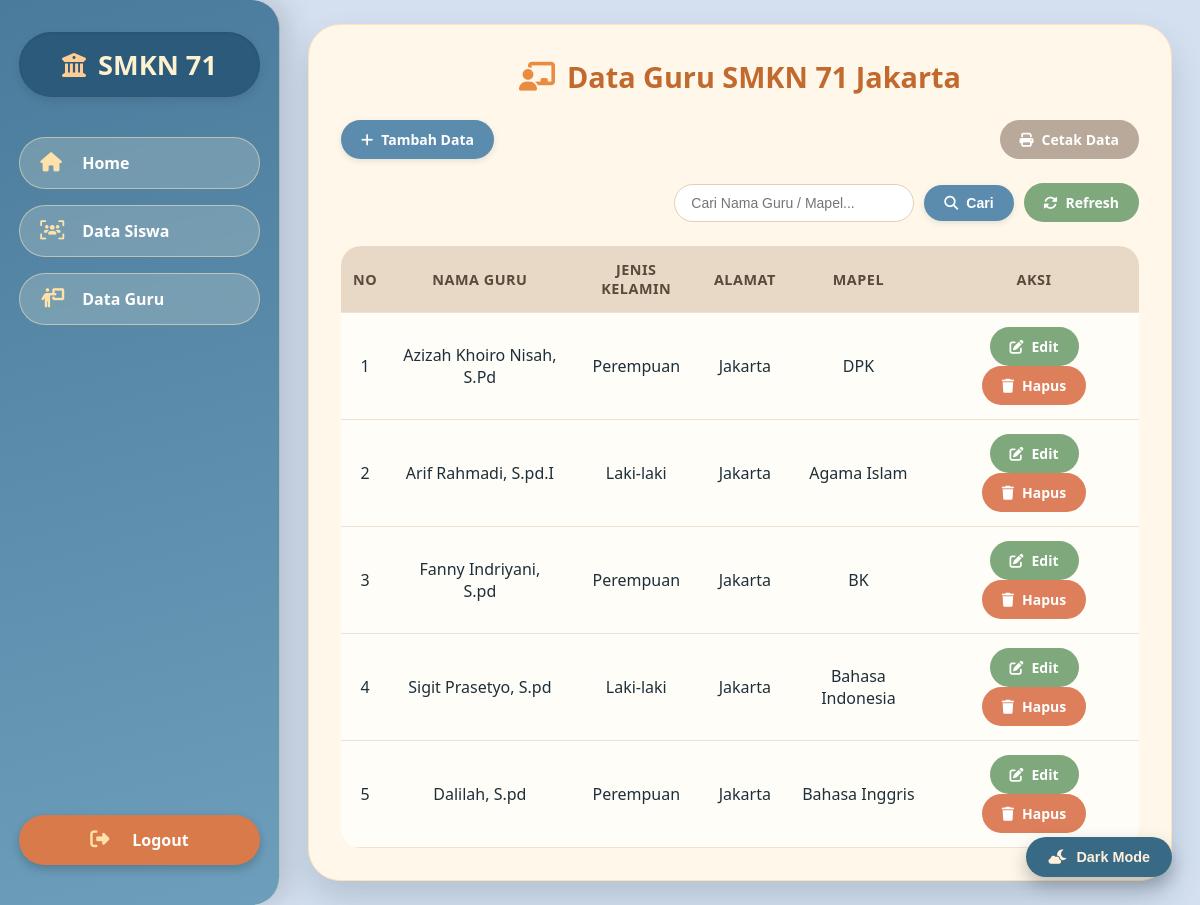
The app's page /data_guru.php (signed in) with its own data.
### tables this page shows
CREATE TABLE `tbl_guru` (
  `No` int(11) NOT NULL,
  `Nama_Guru` varchar(100) NOT NULL,
  `Jenis_Kelamin` enum('Laki-laki','Perempuan') NOT NULL,
  `Alamat` text NOT NULL,
  `Mapel` varchar(100) NOT NULL
);

### data_guru.php (the view, shortened to what this page needs)
<?php
include "koneksi.php";
?>
<!doctype html>
<html lang="id">
<head>
  <link rel="stylesheet" href="https://cdnjs.cloudflare.com/ajax/libs/font-awesome/6.5.0/css/all.min.css">
</head>
<body>
  <div class="wrapper">
    <div class="sidebar">
      <h3><i class="fas fa-building-columns"></i> SMKN 71</h3>
      <a href="home.php"><i class="fas fa-home"></i> Home</a>
      <a href="data_siswa.php"><i class="fas fa-users-viewfinder"></i> Data Siswa</a>
      <a href="data_guru.php"><i class="fas fa-person-chalkboard"></i> Data Guru</a>
      <a href="logout.php" onclick="return confirm('Apakah Anda yakin ingin logout?')"><i class="fas fa-right-from-bracket"></i> Logout</a>
    </div>
    <div class="container">
      <h2><i class="fas fa-chalkboard-user"></i> Data Guru SMKN 71 Jakarta</h2>
      <div class="actions">
        <a href="tambah_guru.php" class="btn btn-primary"><i class="fas fa-plus"></i> Tambah Data</a>
        <a href="cetak_guru.php" class="btn btn-gray" target="_blank"><i class="fas fa-print"></i> Cetak Data</a>
      </div>
      <div class="search-bar">
        <form method="GET">
          <input type="text" name="cari" placeholder="Cari Nama Guru / Mapel..."
                 value="<?php echo isset($_GET['cari']) ? htmlspecialchars($_GET['cari']) : ''; ?>">
          <button type="submit" class="btn btn-primary"><i class="fas fa-search"></i> Cari</button>
          <a href="data_guru.php" class="btn btn-success"><i class="fas fa-sync-alt"></i> Refresh</a>
        </form>
      </div>
      <table>
        <thead>
          <tr>
            <th>No</th>
            <th>Nama Guru</th>
            <th>Jenis Kelamin</th>
            <th>Alamat</th>
            <th>Mapel</th>
            <th>Aksi</th>
          </tr>
        </thead>
        <tbody>
          <?php
          if (isset($_GET['cari']) && !empty($_GET['cari'])) {
            $cari = mysqli_real_escape_string($koneksi, $_GET['cari']);
            $query = "SELECT * FROM tbl_guru
                      WHERE Nama_Guru LIKE '%$cari%'
                      OR Mapel LIKE '%$cari%' ";
          } else {
            $query = "SELECT * FROM tbl_guru";
          }
          $result = mysqli_query($koneksi, $query);
          if ($result && mysqli_num_rows($result) > 0) {
            while ($row = mysqli_fetch_assoc($result)) {
              echo "<tr>
                      <td>".htmlspecialchars($row['No'])."</td>
                      <td>".htmlspecialchars($row['Nama_Guru'])."</td>
                      <td>".htmlspecialchars($row['Jenis_Kelamin'])."</td>
                      <td>".htmlspecialchars($row['Alamat'])."</td>
                      <td>".htmlspecialchars($row['Mapel'])."</td>
                      <td>
                        <a href='edit_guru.php?edit=".urlencode($row['No'])."' class='btn btn-success'><i class='fas fa-edit'></i> Edit</a>
                        <a href='delete_guru.php?hapus=".urlencode($row['No'])."' class='btn btn-danger' onclick='return confirm(\"Yakin ingin menghapus?\")'><i class='fas fa-trash'></i> Hapus</a>
                       </td>
                    </tr>";
            }
          } else {
            echo "<tr><td colspan='6' style='text-align:center; padding:40px;'><i class='fas fa-database'></i> Tidak ada data Guru.</td></tr>";
          }
          ?>
        </tbody>
      </table>
    </div>
  </div>
  <button id="toggleDarkMode"><i class="fas fa-cloud-moon"></i> Dark Mode</button>
</body>
</html>

### data_guru.php (style rules this page uses)
* { margin: 0; padding: 0; box-sizing: border-box; }
body { font-family: 'Segoe UI', 'Poppins', system-ui, sans-serif; background: #d4e0f0; color: #1e2f3a; transition: all 0.3s ease; min-height: 100vh; }
.wrapper { display: flex; min-height: 100vh; }
.sidebar { width: 280px; background: linear-gradient(165deg, #4a7b9c, #6d9ebb); border-radius: 0 28px 28px 0; padding: 2rem 1.2rem; display: flex; flex-direction: column; box-shadow: 8px 0 30px rgba(0, 0, 0, 0.15); border-right: 1px solid rgba(255,245,210,0.5); }
.sidebar h3 { font-size: 1.7rem; font-weight: 800; text-align: center; margin-bottom: 2rem; color: #fef1cf; background: #2c5a7a; padding: 14px 8px; border-radius: 60px; display: flex; align-items: center; justify-content: center; gap: 12px; box-shadow: inset 0 1px 3px rgba(0,0,0,0.1), 0 4px 8px rgba(0,0,0,0.1); }
.sidebar h3 i { color: #ffcd94; font-size: 1.5rem; }
.sidebar a { display: flex; align-items: center; gap: 14px; padding: 14px 20px; margin: 8px 0; border-radius: 40px; text-decoration: none; font-weight: 700; color: #ffffff; background: rgba(255, 248, 225, 0.2); backdrop-filter: blur(4px); transition: all 0.25s ease; border: 1px solid rgba(255,235,190,0.5); }
.sidebar a i { width: 28px; font-size: 1.2rem; color: #ffe2aa; }
.sidebar a:last-child { margin-top: auto !important; margin-bottom: 0.5rem; background: #d97a4a !important; color: white !important; border: none !important; justify-content: center; font-weight: 800; box-shadow: 0 4px 10px rgba(0,0,0,0.2); }
.container { flex: 1; background: #fef7ea; margin: 24px 28px; padding: 2rem 2rem; border-radius: 32px; box-shadow: 0 18px 32px rgba(54, 78, 94, 0.2); border: 1px solid #ffe1bb; overflow-x: auto; }
h2 { text-align: center; color: #c2692e; margin-bottom: 1.5rem; font-size: 1.8rem; font-weight: 800; display: flex; align-items: center; justify-content: center; gap: 12px; }
h2 i { color: #e98c42; font-size: 1.8rem; }
.actions { display: flex; justify-content: space-between; flex-wrap: wrap; gap: 12px; margin-bottom: 24px; }
.btn { padding: 10px 20px; border: none; border-radius: 40px; cursor: pointer; text-decoration: none; font-size: 14px; font-weight: 700; transition: all 0.2s ease; display: inline-flex; align-items: center; gap: 8px; }
.btn-primary { background-color: #5b8cae; color: white; box-shadow: 0 2px 6px rgba(0,0,0,0.1); }
.btn-danger { background-color: #dc7f5a; color: white; }
.btn-success { background-color: #7fa87c; color: white; }
.btn-gray { background-color: #b8a99a; color: white; }
.search-bar { display: flex; justify-content: flex-end; margin-bottom: 24px; }
.search-bar form { display: flex; gap: 10px; align-items: center; }
.search-bar input { padding: 10px 16px; border-radius: 40px; border: 1px solid #e2cfb5; width: 240px; font-size: 14px; background: white; transition: all 0.2s; }
table { width: 100%; border-collapse: collapse; margin-top: 10px; border-radius: 20px; overflow: hidden; }
th, td { padding: 14px 12px; text-align: center; border-bottom: 1px solid #f0e2cf; }
th { background-color: #e8d9c6; color: #5a4a3a; font-weight: 800; font-size: 0.9rem; text-transform: uppercase; letter-spacing: 0.5px; }
tr { background-color: #fffdf8; transition: background 0.2s; }
td a { margin: 0 4px; padding: 6px 12px; font-size: 12px; border-radius: 30px; }
#toggleDarkMode { position: fixed; bottom: 28px; right: 28px; background: #386a86; border: none; color: #fef0db; padding: 12px 22px; border-radius: 50px; font-weight: 800; cursor: pointer; z-index: 1000; backdrop-filter: blur(6px); box-shadow: 0 8px 18px rgba(0, 0, 0, 0.25); transition: all 0.2s; font-size: 0.9rem; display: flex; align-items: center; gap: 10px; }

### records on screen
tbl_guru: No "1", Nama_Guru "Azizah Khoiro Nisah, S.Pd", Jenis_Kelamin "Perempuan", Alamat "Jakarta", Mapel "DPK"
tbl_guru: No "2", Nama_Guru "Arif Rahmadi, S.pd.I", Jenis_Kelamin "Laki-laki", Alamat "Jakarta", Mapel "Agama Islam"
tbl_guru: No "3", Nama_Guru "Fanny Indriyani, S.pd", Jenis_Kelamin "Perempuan", Alamat "Jakarta", Mapel "BK"
tbl_guru: No "4", Nama_Guru "Sigit Prasetyo, S.pd", Jenis_Kelamin "Laki-laki", Alamat "Jakarta", Mapel "Bahasa Indonesia"
tbl_guru: No "5", Nama_Guru "Dalilah, S.pd", Jenis_Kelamin "Perempuan", Alamat "Jakarta", Mapel "Bahasa Inggris"
